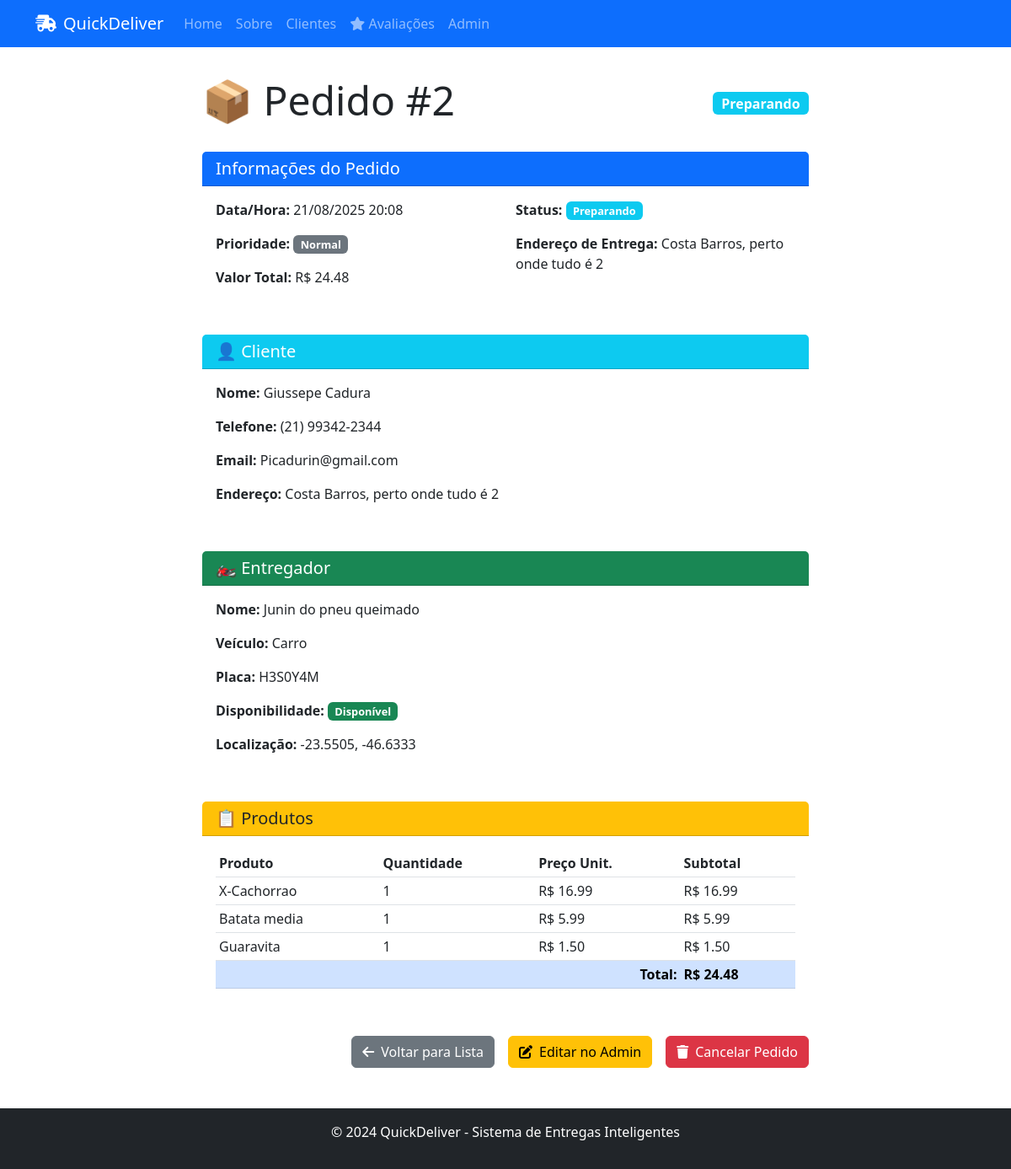
The page /pedidos/2/ on the database its author committed.
### deliveries/models.py (models this page shows, shortened)
class Pedido(models.Model):
    STATUS_CHOICES = [
        ('P', 'Preparando'),
        ('R', 'Em rota'),
        ('E', 'Entregue'),
    ]
    PRIORIDADE_CHOICES = [
        ('N', 'Normal'),
        ('U', 'Urgente'),
    ]
    cliente = models.ForeignKey(Cliente, on_delete=models.CASCADE, related_name='pedidos')
    entregador = models.ForeignKey(
    Entregador,
    on_delete=models.SET_NULL,
    null=True,
    related_name='pedidos'
    )
    endereco_entrega = models.TextField()
    status = models.CharField(
        max_length=1,
        choices=STATUS_CHOICES,
        default='P'
    )
    prioridade = models.CharField(
        max_length=1,
        choices=PRIORIDADE_CHOICES,
        default='N'
    )
    data_hora_pedido = models.DateTimeField(auto_now_add=True)
    valor_total = models.DecimalField(
        max_digits=10,
        decimal_places=2,
        default=0.00
    )
    produtos = models.JSONField(
        default=list,
        blank=True,
        help_text="Lista de produtos no formato JSON. Ex: [{'nome': 'Remédio X', 'quantidade': 2, 'preco': 10.0}]"
    )
    created_at = models.DateTimeField(auto_now_add=True)
    updated_at = models.DateTimeField(auto_now=True)
    class Meta:
        ordering = ['-data_hora_pedido']

class Cliente(models.Model):
    nome = models.CharField(max_length=100)
    telefone = models.CharField(max_length=20)
    email = models.EmailField(unique=True)
    endereco = models.TextField()
    created_at = models.DateTimeField(auto_now_add=True)
    updated_at = models.DateTimeField(auto_now=True)

class Entregador(models.Model):
    nome = models.CharField(max_length=100)
    veiculo = models.CharField(
        max_length=20,
        choices=[
            ('Moto', 'Moto'),
            ('Bicicleta', 'Bicicleta'),
            ('Carro', 'Carro'),
        ]
    )
    placa = models.CharField(max_length=10, blank=True, null=True)
    disponibilidade = models.BooleanField(default=True)
    localizacao_atual = models.CharField(
        max_length=100,
        blank=True,
        null=True,
        help_text="Coordenadas GPS (ex: '-23.5505, -46.6333')"
    )
    created_at = models.DateTimeField(auto_now_add=True)
    updated_at = models.DateTimeField(auto_now=True)

### deliveries/views.py (the view)
# urls.py: path('pedidos/<int:pedido_id>/', detalhes_pedido, name='detalhes_pedido'),
def detalhes_pedido(request, pedido_id):
    pedido = get_object_or_404(Pedido, id=pedido_id)
    print(f"DEBUG: Detalhes do pedido {pedido.id} - {pedido.cliente.nome}")
    return render(request, 'deliveries/detalhes_pedido.html', {'pedido': pedido})

### deliveries/templatetags/custom_filters.py (called while the page is built)
@register.filter
def multiply(value, arg):
    try:
        return float(value) * float(arg)
    except (ValueError, TypeError):
        return 0

### deliveries/templates/deliveries/detalhes_pedido.html (shortened to what this page needs)
{% extends 'deliveries/base.html' %}
{% load custom_filters %}
{% block content %}
<div class="container">
    <div class="row">
        <div class="col-md-8 mx-auto">
            <div class="d-flex justify-content-between align-items-center mb-4">
                <h1 class="display-5">📦 Pedido #{{ pedido.id }}</h1>
                <span class="badge {% if pedido.status == 'E' %}bg-success{% elif pedido.status == 'R' %}bg-warning{% else %}bg-info{% endif %} fs-6">
                    {{ pedido.get_status_display }}
                </span>
            </div>
            <div class="card mb-4">
                <div class="card-header bg-primary text-white">
                    <h5 class="mb-0">Informações do Pedido</h5>
                </div>
                <div class="card-body">
                    <div class="row">
                        <div class="col-md-6">
                            <p><strong>Data/Hora:</strong> {{ pedido.data_hora_pedido|date:"d/m/Y H:i" }}</p>
                            <p><strong>Prioridade:</strong>
                                <span class="badge {% if pedido.prioridade == 'U' %}bg-danger{% else %}bg-secondary{% endif %}">
                                    {{ pedido.get_prioridade_display }}
                                </span>
                            </p>
                            <p><strong>Valor Total:</strong> R$ {{ pedido.valor_total|floatformat:2 }}</p>
                        </div>
                        <div class="col-md-6">
                            <p><strong>Status:</strong>
                                <span class="badge {% if pedido.status == 'E' %}bg-success{% elif pedido.status == 'R' %}bg-warning{% else %}bg-info{% endif %}">
                                    {{ pedido.get_status_display }}
                                </span>
                            </p>
                            <p><strong>Endereço de Entrega:</strong> {{ pedido.endereco_entrega }}</p>
                        </div>
                    </div>
                </div>
            </div>
            <div class="card mb-4">
                <div class="card-header bg-info text-white">
                    <h5 class="mb-0">👤 Cliente</h5>
                </div>
                <div class="card-body">
                    <p><strong>Nome:</strong> {{ pedido.cliente.nome }}</p>
                    <p><strong>Telefone:</strong> {{ pedido.cliente.telefone }}</p>
                    <p><strong>Email:</strong> {{ pedido.cliente.email }}</p>
                    <p><strong>Endereço:</strong> {{ pedido.cliente.endereco }}</p>
                </div>
            </div>
            {% if pedido.entregador %}
            <div class="card mb-4">
                <div class="card-header bg-success text-white">
                    <h5 class="mb-0">🏍️ Entregador</h5>
                </div>
                <div class="card-body">
                    <p><strong>Nome:</strong> {{ pedido.entregador.nome }}</p>
                    <p><strong>Veículo:</strong> {{ pedido.entregador.veiculo }}</p>
                    <p><strong>Placa:</strong> {{ pedido.entregador.placa|default:"Não informada" }}</p>
                    <p><strong>Disponibilidade:</strong>
                        <span class="badge {% if pedido.entregador.disponibilidade %}bg-success{% else %}bg-danger{% endif %}">
                            {% if pedido.entregador.disponibilidade %}Disponível{% else %}Indisponível{% endif %}
                        </span>
                    </p>
                    {% if pedido.entregador.localizacao_atual %}
                    <p><strong>Localização:</strong> {{ pedido.entregador.localizacao_atual }}</p>
                    {% endif %}
                </div>
            </div>
            {% endif %}
            <div class="card mb-4">
                <div class="card-header bg-warning text-dark">
                    <h5 class="mb-0">📋 Produtos</h5>
                </div>
                <div class="card-body">
                    {% if pedido.produtos %}
                    <div class="table-responsive">
                        <table class="table table-sm">
                            <thead>
                                <tr>
                                    <th>Produto</th>
                                    <th>Quantidade</th>
                                    <th>Preço Unit.</th>
                                    <th>Subtotal</th>
                                </tr>
                            </thead>
                            <tbody>
                                {% for produto in pedido.produtos %}
                                <tr>
                                    <td>{{ produto.nome }}</td>
                                    <td>{{ produto.quantidade }}</td>
                                    <td>R$ {{ produto.preco|floatformat:2 }}</td>
                                    <td>R$ {{ produto.preco|multiply:produto.quantidade|floatformat:2 }}</td>
                                </tr>
                                {% endfor %}
                            </tbody>
                            <tfoot>
                                <tr class="table-primary">
                                    <td colspan="3" class="text-end"><strong>Total:</strong></td>
                                    <td><strong>R$ {{ pedido.valor_total|floatformat:2 }}</strong></td>
                                </tr>
                            </tfoot>
                        </table>
                    </div>
                    {% else %}
                    <p class="text-muted">Nenhum produto cadastrado para este pedido.</p>
                    {% endif %}
                </div>
            </div>
            <div class="d-grid gap-2 d-md-flex justify-content-md-end">
                <a href="{% url 'lista_pedidos' %}" class="btn btn-secondary me-md-2">
                    <i class="fas fa-arrow-left me-2"></i>Voltar para Lista
                </a>
                <a href="{% url 'admin:deliveries_pedido_change' pedido.id %}" class="btn btn-warning me-md-2">
                    <i class="fas fa-edit me-2"></i>Editar no Admin
                </a>
                <a href="#" class="btn btn-danger">
                    <i class="fas fa-trash me-2"></i>Cancelar Pedido
                </a>
            </div>
        </div>
    </div>
</div>
{% endblock %}

### deliveries/templates/deliveries/base.html (style rules this page uses)
.card { transition: transform 0.2s ease-in-out; border: none; border-radius: 15px; }
.badge { font-size: 0.8em; }

### rows shown on the page
Pedido: id "2", status "Preparando", data_hora_pedido "21/08/2025 20:08", prioridade "Normal", valor_total "24.48", endereco_entrega "Costa Barros, perto onde tudo é 2", cliente.nome "Giussepe Cadura", cliente.telefone "(21) 99342-2344", cliente.email "Picadurin@gmail.com", cliente.endereco "Costa Barros, perto onde tudo é 2", entregador.nome "Junin do pneu queimado", entregador.veiculo "Carro", entregador.placa "H3S0Y4M", entregador.localizacao_atual "-23.5505, -46.6333"

### other values the page prints
{{ produto.nome }} "X-Cachorrao" "Batata media" "Guaravita"
{{ produto.quantidade }} "1" "1" "1"
{{ produto.preco|floatformat:2 }} "16.99" "5.99" "1.50"
{{ produto.preco|multiply:produto.quantidade|floatformat:2 }} "16.99" "5.99" "1.50"
